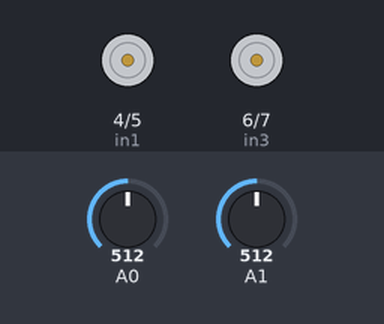
A sketch run on a simulated Arduino Uno, built with avr-gcc and run on an emulated ATmega328P. Parts: motor-driver pin pairs drawn as motors (green arrow = first pin HIGH = forward, orange = second pin HIGH = backward, longer = more drive, scaled by the enable pin). The inputs (shaded band) are chosen by the test bench; at power-on: A0 = 512, A1 = 512.

Above: at 1.2 s.
1.3 s: A0 set to 560
2.8 s: A1 set to 560
4.3 s: A0 set to 460
5.8 s: A1 set to 460
7.3 s: A0 set to 306
At 8.5 s:
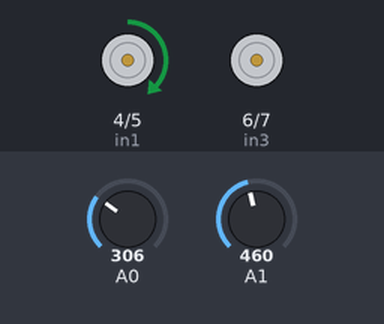
8.8 s: A1 set to 306
At 9.8 s:
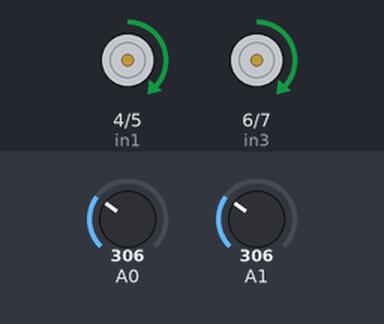
Timing chart, 0 to 11.3 s (numbered marks = the images above; inputs shaded):
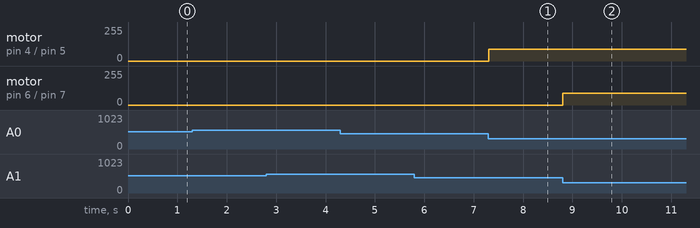

The sketch:

RCUnderwater.ino
```cpp
#define enA 9
#define in1 4
#define in2 5
#define enB 10
#define in3 6
#define in4 7

int motorSpeedA = 0;
int motorSpeedB = 0;

void setup() {
  pinMode(enA, OUTPUT);
  pinMode(enB, OUTPUT);
  pinMode(in1, OUTPUT);
  pinMode(in2, OUTPUT);
  pinMode(in3, OUTPUT);
  pinMode(in4, OUTPUT);
  Serial.begin(9600);
}

void loop() {
  int xAxis = analogRead(A0); // Read Joysticks X-axis
  int yAxis = analogRead(A1); // Read Joysticks Y-axis
  //Serial.print("X: ");
  //Serial.println(xAxis);
  //Serial.print("Y: ");
  //Serial.println(yAxis);

  // X-axis used for forward and backward control
  if (xAxis < 470) {
    // Set Motor A backward
    digitalWrite(in1, HIGH);
    digitalWrite(in2, LOW);
    motorSpeedA = map(xAxis, 470, 0, 0, 255);
  }
  else if (xAxis > 550) {
    // Set Motor A forward
    digitalWrite(in1, LOW);
    digitalWrite(in2, HIGH);
    motorSpeedA = map(xAxis, 550, 1023, 0, 255);
  }
  // If joystick stays in middle the motors are not moving
  else {
    motorSpeedA = 0;
  }

  // Y-axis used for left and right control
  if (yAxis < 470) {
    // Set Motor B backward
    digitalWrite(in3, HIGH);
    digitalWrite(in4, LOW);
    motorSpeedB = map(yAxis, 470, 0, 0, 255);
  }
  else if (yAxis > 550) {
    // Set Motor A forward
    digitalWrite(in3, LOW);
    digitalWrite(in4, HIGH);
    motorSpeedB = map(yAxis, 550, 1023, 0, 255);
  }
  // If joystick stays in middle the motors are not moving
  else {
    motorSpeedB = 0;
  }

  if (motorSpeedA < 70) {
    motorSpeedA = 0;
  }
  if (motorSpeedB < 70) {
    motorSpeedB = 0;
  }
  analogWrite(enA, motorSpeedA); // Send PWM signal to motor A
  analogWrite(enB, motorSpeedB); // Send PWM signal to motor B
}
```

Measured:
- after the input at 7.3 s, motor on pin 4 (in1) / pin 5 (in2): stopped → forward 88/255 at once
- after the input at 8.8 s, motor on pin 6 (in3) / pin 7 (in4): stopped → forward 88/255 at once
